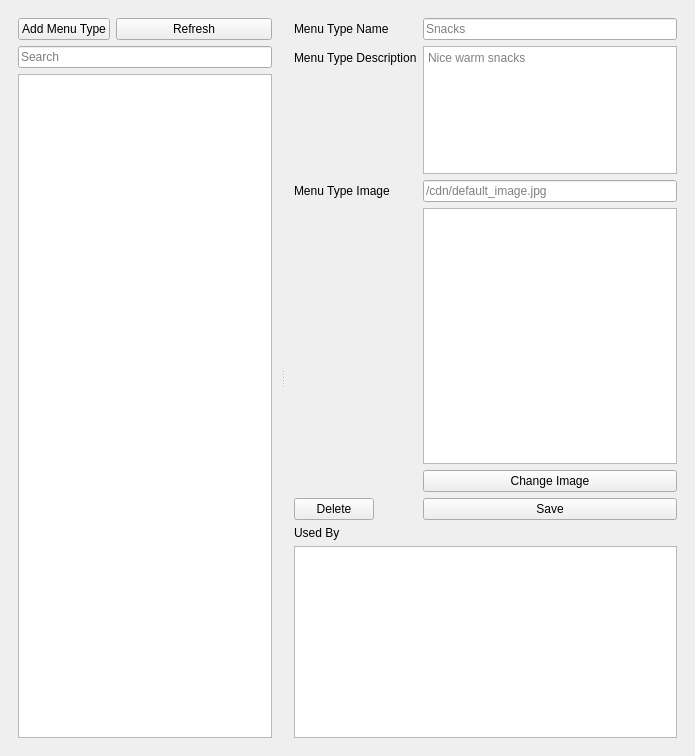
      <widget class="QWidget" name="menuTypeEditorTab">
       <attribute name="title">
        <string>Menu Types</string>
       </attribute>
       <layout class="QGridLayout" name="gridLayout_2">
        <property name="leftMargin">
         <number>9</number>
        </property>
        <property name="topMargin">
         <number>9</number>
        </property>
        <property name="rightMargin">
         <number>9</number>
        </property>
        <property name="bottomMargin">
         <number>9</number>
        </property>
        <item row="0" column="0">
         <widget class="QWidget" name="horizontalWidget" native="true">
          <layout class="QGridLayout" name="gridLayout_11">
           <property name="leftMargin">
            <number>0</number>
           </property>
           <property name="topMargin">
            <number>0</number>
           </property>
           <property name="rightMargin">
            <number>0</number>
           </property>
           <property name="bottomMargin">
            <number>0</number>
           </property>
           <item row="0" column="0">
            <widget class="QSplitter" name="splitter_3">
             <property name="orientation">
              <enum>Qt::Horizontal</enum>
             </property>
             <property name="childrenCollapsible">
              <bool>false</bool>
             </property>
             <widget class="QWidget" name="verticalWidget" native="true">
              <property name="sizePolicy">
               <sizepolicy hsizetype="Expanding" vsizetype="Expanding">
                <horstretch>0</horstretch>
                <verstretch>0</verstretch>
               </sizepolicy>
              </property>
              <layout class="QVBoxLayout" name="verticalLayout_6">
               <property name="leftMargin">
                <number>9</number>
               </property>
               <property name="topMargin">
                <number>9</number>
               </property>
               <property name="rightMargin">
                <number>9</number>
               </property>
               <property name="bottomMargin">
                <number>9</number>
               </property>
               <item>
                <widget class="QWidget" name="formWidget" native="true">
                 <property name="sizePolicy">
                  <sizepolicy hsizetype="Preferred" vsizetype="Fixed">
                   <horstretch>0</horstretch>
                   <verstretch>0</verstretch>
                  </sizepolicy>
                 </property>
                 <layout class="QFormLayout" name="formLayout_2">
                  <property name="leftMargin">
                   <number>0</number>
                  </property>
                  <property name="topMargin">
                   <number>0</number>
                  </property>
                  <property name="rightMargin">
                   <number>0</number>
                  </property>
                  <property name="bottomMargin">
                   <number>0</number>
                  </property>
                  <item row="1" column="0">
                   <widget class="QPushButton" name="menuTypeAdd">
                    <property name="text">
                     <string>Add Menu Type</string>
                    </property>
                   </widget>
                  </item>
                  <item row="1" column="1">
                   <widget class="QPushButton" name="menuTypeRefresh">
                    <property name="text">
                     <string>Refresh</string>
                    </property>
                    <property name="icon">
                     <iconset theme="reload_all_tabs">
                      <normaloff>.</normaloff>.</iconset>
                    </property>
                   </widget>
                  </item>
                 </layout>
                </widget>
               </item>
               <item>
                <widget class="QLineEdit" name="menuTypeSearch">
                 <property name="placeholderText">
                  <string>Search</string>
                 </property>
                 <property name="clearButtonEnabled">
                  <bool>true</bool>
                 </property>
                </widget>
               </item>
               <item>
                <widget class="QTableView" name="menuTypeTableView">
                 <property name="alternatingRowColors">
                  <bool>true</bool>
                 </property>
                 <property name="selectionMode">
                  <enum>QAbstractItemView::SingleSelection</enum>
                 </property>
                 <property name="selectionBehavior">
                  <enum>QAbstractItemView::SelectRows</enum>
                 </property>
                 <attribute name="horizontalHeaderCascadingSectionResizes">
                  <bool>true</bool>
                 </attribute>
                 <attribute name="horizontalHeaderStretchLastSection">
                  <bool>true</bool>
                 </attribute>
                 <attribute name="verticalHeaderStretchLastSection">
                  <bool>false</bool>
                 </attribute>
                </widget>
               </item>
              </layout>
             </widget>
             <widget class="QWidget" name="verticalWidget_2" native="true">
              <property name="sizePolicy">
               <sizepolicy hsizetype="Expanding" vsizetype="Expanding">
                <horstretch>0</horstretch>
                <verstretch>0</verstretch>
               </sizepolicy>
              </property>
              <layout class="QVBoxLayout" name="verticalLayout_7">
               <property name="leftMargin">
                <number>9</number>
               </property>
               <property name="topMargin">
                <number>9</number>
               </property>
               <property name="rightMargin">
                <number>9</number>
               </property>
               <property name="bottomMargin">
                <number>9</number>
               </property>
               <item>
                <widget class="QWidget" name="formWidget" native="true">
                 <property name="sizePolicy">
                  <sizepolicy hsizetype="Expanding" vsizetype="Expanding">
                   <horstretch>2</horstretch>
                   <verstretch>2</verstretch>
                  </sizepolicy>
                 </property>
                 <layout class="QFormLayout" name="formLayout_6">
                  <property name="fieldGrowthPolicy">
                   <enum>QFormLayout::AllNonFixedFieldsGrow</enum>
                  </property>
                  <property name="rowWrapPolicy">
                   <enum>QFormLayout::WrapLongRows</enum>
                  </property>
                  <property name="leftMargin">
                   <number>0</number>
                  </property>
                  <property name="topMargin">
                   <number>0</number>
                  </property>
                  <property name="rightMargin">
                   <number>0</number>
                  </property>
                  <property name="bottomMargin">
                   <number>0</number>
                  </property>
                  <item row="0" column="0">
                   <widget class="QLabel" name="menuTypeNameLabel">
                    <property name="text">
                     <string>Menu Type Name</string>
                    </property>
                   </widget>
                  </item>
                  <item row="0" column="1">
                   <widget class="QLineEdit" name="menuTypeName">
                    <property name="placeholderText">
                     <string>Snacks</string>
                    </property>
                   </widget>
                  </item>
                  <item row="3" column="1">
                   <widget class="QGraphicsView" name="menuTypeImage">
                    <property name="sizePolicy">
                     <sizepolicy hsizetype="Expanding" vsizetype="Expanding">
                      <horstretch>2</horstretch>
                      <verstretch>2</verstretch>
                     </sizepolicy>
                    </property>
                    <property name="verticalScrollBarPolicy">
                     <enum>Qt::ScrollBarAlwaysOff</enum>
                    </property>
                    <property name="horizontalScrollBarPolicy">
                     <enum>Qt::ScrollBarAlwaysOff</enum>
                    </property>
                   </widget>
                  </item>
                  <item row="4" column="1">
                   <widget class="QPushButton" name="menuTypeChangeImage">
                    <property name="text">
                     <string>Change Image</string>
                    </property>
                    <property name="icon">
                     <iconset theme="folder_open">
                      <normaloff>.</normaloff>.</iconset>
                    </property>
                   </widget>
                  </item>
                  <item row="2" column="1">
                   <widget class="QLineEdit" name="menuTypeImageUri">
                    <property name="placeholderText">
                     <string>/cdn/default_image.jpg</string>
                    </property>
                   </widget>
                  </item>
                  <item row="2" column="0">
                   <widget class="QLabel" name="menuTypeImageLabel">
                    <property name="text">
                     <string>Menu Type Image</string>
                    </property>
                   </widget>
                  </item>
                  <item row="5" column="1">
                   <widget class="QPushButton" name="menuTypeSave">
                    <property name="text">
                     <string>Save</string>
                    </property>
                   </widget>
                  </item>
                  <item row="5" column="0">
                   <widget class="QPushButton" name="menuTypeDelete">
                    <property name="sizePolicy">
                     <sizepolicy hsizetype="Expanding" vsizetype="Fixed">
                      <horstretch>1</horstretch>
                      <verstretch>1</verstretch>
                     </sizepolicy>
                    </property>
                    <property name="text">
                     <string>Delete</string>
                    </property>
                    <property name="icon">
                     <iconset theme="delete">
                      <normaloff>.</normaloff>.</iconset>
                    </property>
                   </widget>
                  </item>
                  <item row="1" column="1">
                   <widget class="QTextEdit" name="menuDescEdit">
                    <property name="sizePolicy">
                     <sizepolicy hsizetype="Expanding" vsizetype="Expanding">
                      <horstretch>1</horstretch>
                      <verstretch>1</verstretch>
                     </sizepolicy>
                    </property>
                    <property name="placeholderText">
                     <string>Nice warm snacks</string>
                    </property>
                   </widget>
                  </item>
                  <item row="1" column="0">
                   <widget class="QLabel" name="menuDescLabel">
                    <property name="text">
                     <string>Menu Type Description</string>
                    </property>
                   </widget>
                  </item>
                 </layout>
                </widget>
               </item>
               <item>
                <widget class="QLabel" name="menuTypeUsedByLabel">
                 <property name="text">
                  <string>Used By</string>
                 </property>
                </widget>
               </item>
               <item>
                <widget class="QTableView" name="menuTypeUsedBy">
                 <property name="sizePolicy">
                  <sizepolicy hsizetype="Expanding" vsizetype="Expanding">
                   <horstretch>1</horstretch>
                   <verstretch>1</verstretch>
                  </sizepolicy>
                 </property>
                 <property name="selectionMode">
                  <enum>QAbstractItemView::SingleSelection</enum>
                 </property>
                 <property name="selectionBehavior">
                  <enum>QAbstractItemView::SelectRows</enum>
                 </property>
                 <attribute name="horizontalHeaderStretchLastSection">
                  <bool>true</bool>
                 </attribute>
                </widget>
               </item>
              </layout>
             </widget>
            </widget>
           </item>
          </layout>
         </widget>
        </item>
       </layout>
      </widget>
